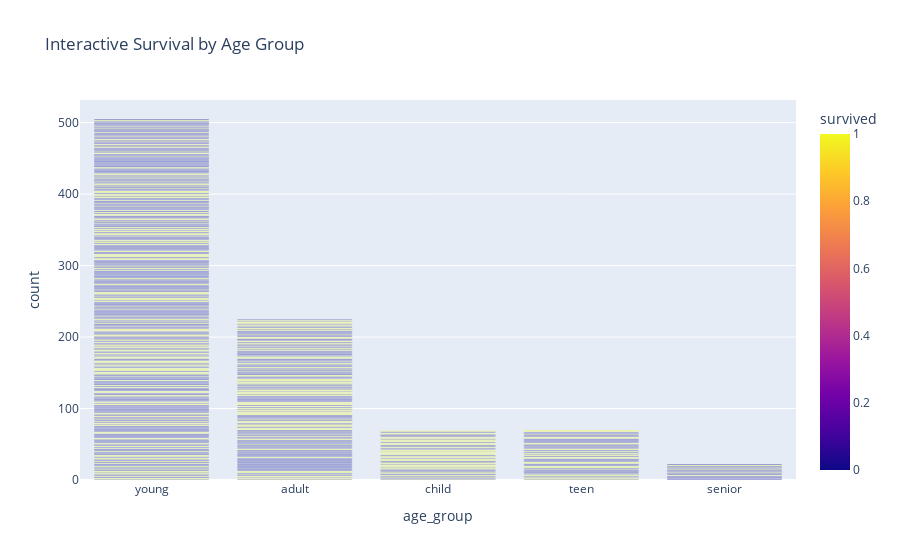

This figure's notebook cell:
### Markdown cell above
Interactive Box

### Code cell
fig = px.bar(titanic, x='age_group', color='survived', 
             title='Interactive Survival by Age Group', 
             barmode='group')
fig.show()

### Figure 1 — Plotly figure (JSON) as saved in the notebook; plotly's stock layout.template omitted (floating-point values rounded to 4 significant figures; data arrays with more than 128 entries replaced by an {"elided": "..."} marker saying what was removed)
{"data": [{"alignmentgroup": "True", "hovertemplate": "age_group=%{x}<br>count=%{y}<br>survived=%{marker.color}<extra></extra>", "legendgroup": "", "marker": {"color": {"elided": "891 int values"}, "coloraxis": "coloraxis", "pattern": {"shape": ""}}, "name": "", "offsetgroup": "", "orientation": "v", "showlegend": false, "textposition": "auto", "type": "bar", "x": {"elided": "891 str values"}, "xaxis": "x", "y": {"elided": "891 int values"}, "yaxis": "y"}], "layout": {"barmode": "group", "coloraxis": {"colorbar": {"title": {"text": "survived"}}, "colorscale": [[0, "#0d0887"], [0.1111, "#46039f"], [0.2222, "#7201a8"], [0.3333, "#9c179e"], [0.4444, "#bd3786"], [0.5556, "#d8576b"], [0.6667, "#ed7953"], [0.7778, "#fb9f3a"], [0.8889, "#fdca26"], [1, "#f0f921"]]}, "legend": {"tracegroupgap": 0}, "title": {"text": "Interactive Survival by Age Group"}, "xaxis": {"anchor": "y", "domain": [0, 1], "title": {"text": "age_group"}}, "yaxis": {"anchor": "x", "domain": [0, 1], "title": {"text": "count"}}}}
